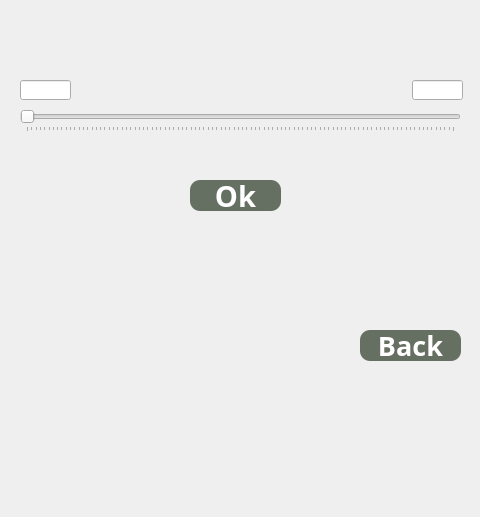
<?xml version="1.0" encoding="UTF-8"?>
<ui version="4.0">
 <class>Dialog</class>
 <widget class="QDialog" name="Dialog">
  <property name="geometry">
   <rect>
    <x>0</x>
    <y>0</y>
    <width>480</width>
    <height>517</height>
   </rect>
  </property>
  <property name="minimumSize">
   <size>
    <width>480</width>
    <height>517</height>
   </size>
  </property>
  <property name="maximumSize">
   <size>
    <width>480</width>
    <height>517</height>
   </size>
  </property>
  <property name="windowTitle">
   <string>Dialog</string>
  </property>
  <widget class="RangeSlider" name="slider">
   <property name="geometry">
    <rect>
     <x>20</x>
     <y>110</y>
     <width>441</width>
     <height>22</height>
    </rect>
   </property>
   <property name="orientation">
    <enum>Qt::Horizontal</enum>
   </property>
   <property name="tickPosition">
    <enum>QSlider::TicksBelow</enum>
   </property>
  </widget>
  <widget class="QLabel" name="label_minimum">
   <property name="geometry">
    <rect>
     <x>10</x>
     <y>170</y>
     <width>47</width>
     <height>13</height>
    </rect>
   </property>
   <property name="text">
    <string/>
   </property>
  </widget>
  <widget class="QLabel" name="label_maximum">
   <property name="geometry">
    <rect>
     <x>400</x>
     <y>160</y>
     <width>47</width>
     <height>16</height>
    </rect>
   </property>
   <property name="text">
    <string/>
   </property>
  </widget>
  <widget class="QPushButton" name="cancelButton">
   <property name="geometry">
    <rect>
     <x>360</x>
     <y>330</y>
     <width>101</width>
     <height>31</height>
    </rect>
   </property>
   <property name="font">
    <font>
     <family>OCR A Extended</family>
     <pointsize>20</pointsize>
     <weight>75</weight>
     <bold>true</bold>
    </font>
   </property>
   <property name="styleSheet">
    <string notr="true">QPushButton{
background-color:rgb(102, 112, 98);
border-radius : 10px;
color:white}</string>
   </property>
   <property name="text">
    <string>Back</string>
   </property>
  </widget>
  <widget class="QPushButton" name="okButton">
   <property name="geometry">
    <rect>
     <x>190</x>
     <y>180</y>
     <width>91</width>
     <height>31</height>
    </rect>
   </property>
   <property name="font">
    <font>
     <family>OCR A Extended</family>
     <pointsize>22</pointsize>
     <weight>75</weight>
     <bold>true</bold>
    </font>
   </property>
   <property name="styleSheet">
    <string notr="true">QPushButton{
background-color:rgb(102, 112, 98);
border-radius : 10px;
color:white}</string>
   </property>
   <property name="text">
    <string>Ok</string>
   </property>
  </widget>
  <widget class="QLineEdit" name="line_minimum">
   <property name="geometry">
    <rect>
     <x>20</x>
     <y>80</y>
     <width>51</width>
     <height>20</height>
    </rect>
   </property>
  </widget>
  <widget class="QLineEdit" name="line_maximum">
   <property name="geometry">
    <rect>
     <x>412</x>
     <y>80</y>
     <width>51</width>
     <height>20</height>
    </rect>
   </property>
  </widget>
 </widget>
 <customwidgets>
  <customwidget>
   <class>RangeSlider</class>
   <extends>QSlider</extends>
   <header>range_slider.h</header>
  </customwidget>
 </customwidgets>
 <resources/>
 <connections/>
</ui>
